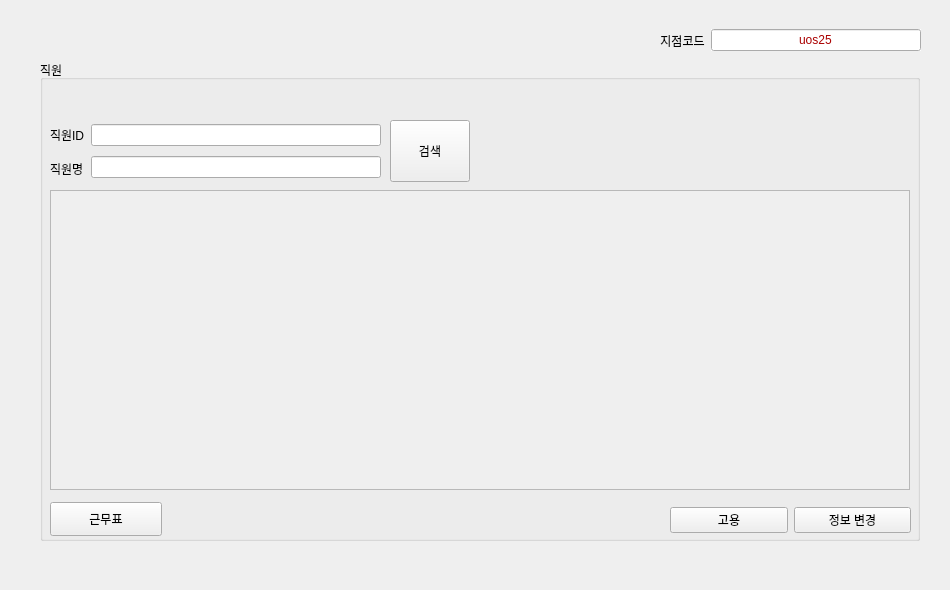
   <widget class="QWidget" name="page_2">
    <widget class="QWidget" name="widget_2" native="true">
     <property name="enabled">
      <bool>true</bool>
     </property>
     <property name="geometry">
      <rect>
       <x>0</x>
       <y>0</y>
       <width>941</width>
       <height>581</height>
      </rect>
     </property>
     <property name="autoFillBackground">
      <bool>false</bool>
     </property>
     <widget class="QWidget" name="horizontalLayoutWidget_4">
      <property name="geometry">
       <rect>
        <x>660</x>
        <y>20</y>
        <width>261</width>
        <height>41</height>
       </rect>
      </property>
      <layout class="QHBoxLayout" name="horizontalLayout_3">
       <item>
        <widget class="QLabel" name="label_14">
         <property name="enabled">
          <bool>true</bool>
         </property>
         <property name="text">
          <string>지점코드</string>
         </property>
         <property name="alignment">
          <set>Qt::AlignCenter</set>
         </property>
        </widget>
       </item>
       <item>
        <widget class="QLineEdit" name="lineEdit_4">
         <property name="enabled">
          <bool>true</bool>
         </property>
         <property name="palette">
          <palette>
           <active>
            <colorrole role="Text">
             <brush brushstyle="SolidPattern">
              <color alpha="255">
               <red>170</red>
               <green>0</green>
               <blue>0</blue>
              </color>
             </brush>
            </colorrole>
           </active>
           <inactive>
            <colorrole role="Text">
             <brush brushstyle="SolidPattern">
              <color alpha="255">
               <red>170</red>
               <green>0</green>
               <blue>0</blue>
              </color>
             </brush>
            </colorrole>
           </inactive>
           <disabled>
            <colorrole role="Text">
             <brush brushstyle="SolidPattern">
              <color alpha="255">
               <red>120</red>
               <green>120</green>
               <blue>120</blue>
              </color>
             </brush>
            </colorrole>
           </disabled>
          </palette>
         </property>
         <property name="autoFillBackground">
          <bool>true</bool>
         </property>
         <property name="text">
          <string>uos25</string>
         </property>
         <property name="alignment">
          <set>Qt::AlignCenter</set>
         </property>
         <property name="readOnly">
          <bool>true</bool>
         </property>
        </widget>
       </item>
      </layout>
     </widget>
     <widget class="QGroupBox" name="groupBox_8">
      <property name="geometry">
       <rect>
        <x>40</x>
        <y>60</y>
        <width>880</width>
        <height>481</height>
       </rect>
      </property>
      <property name="title">
       <string>직원</string>
      </property>
      <property name="flat">
       <bool>true</bool>
      </property>
      <widget class="QScrollArea" name="scrollArea">
       <property name="geometry">
        <rect>
         <x>10</x>
         <y>130</y>
         <width>860</width>
         <height>300</height>
        </rect>
       </property>
       <property name="widgetResizable">
        <bool>true</bool>
       </property>
       <widget class="QWidget" name="scrollAreaWidgetContents_5">
        <property name="geometry">
         <rect>
          <x>0</x>
          <y>0</y>
          <width>858</width>
          <height>298</height>
         </rect>
        </property>
        <widget class="QWidget" name="gridLayoutWidget">
         <property name="geometry">
          <rect>
           <x>0</x>
           <y>0</y>
           <width>861</width>
           <height>291</height>
          </rect>
         </property>
         <layout class="QGridLayout" name="gridLayout"/>
        </widget>
       </widget>
      </widget>
      <widget class="QWidget" name="horizontalLayoutWidget_22">
       <property name="geometry">
        <rect>
         <x>630</x>
         <y>440</y>
         <width>241</width>
         <height>41</height>
        </rect>
       </property>
       <layout class="QHBoxLayout" name="horizontalLayout_38">
        <item>
         <widget class="QPushButton" name="pushButton_21">
          <property name="text">
           <string>고용</string>
          </property>
         </widget>
        </item>
        <item>
         <widget class="QPushButton" name="pushButton_22">
          <property name="text">
           <string>정보 변경</string>
          </property>
         </widget>
        </item>
       </layout>
      </widget>
      <widget class="QPushButton" name="pushButton_31">
       <property name="geometry">
        <rect>
         <x>350</x>
         <y>60</y>
         <width>80</width>
         <height>62</height>
        </rect>
       </property>
       <property name="text">
        <string>검색</string>
       </property>
      </widget>
      <widget class="QWidget" name="horizontalLayoutWidget_14">
       <property name="geometry">
        <rect>
         <x>10</x>
         <y>60</y>
         <width>331</width>
         <height>63</height>
        </rect>
       </property>
       <layout class="QHBoxLayout" name="horizontalLayout_29">
        <item>
         <layout class="QVBoxLayout" name="verticalLayout_12">
          <item>
           <widget class="QLabel" name="label_24">
            <property name="enabled">
             <bool>true</bool>
            </property>
            <property name="text">
             <string>직원ID</string>
            </property>
            <property name="alignment">
             <set>Qt::AlignLeading|Qt::AlignLeft|Qt::AlignVCenter</set>
            </property>
           </widget>
          </item>
          <item>
           <widget class="QLabel" name="label_27">
            <property name="enabled">
             <bool>true</bool>
            </property>
            <property name="autoFillBackground">
             <bool>false</bool>
            </property>
            <property name="text">
             <string>직원명</string>
            </property>
            <property name="alignment">
             <set>Qt::AlignLeading|Qt::AlignLeft|Qt::AlignVCenter</set>
            </property>
           </widget>
          </item>
         </layout>
        </item>
        <item>
         <layout class="QVBoxLayout" name="verticalLayout_13">
          <item>
           <widget class="QLineEdit" name="lineEdit_20"/>
          </item>
          <item>
           <widget class="QLineEdit" name="lineEdit_21"/>
          </item>
         </layout>
        </item>
       </layout>
      </widget>
      <widget class="QPushButton" name="pushButton_48">
       <property name="geometry">
        <rect>
         <x>10</x>
         <y>442</y>
         <width>112</width>
         <height>34</height>
        </rect>
       </property>
       <property name="text">
        <string>근무표</string>
       </property>
      </widget>
     </widget>
     <zorder>groupBox_8</zorder>
     <zorder>horizontalLayoutWidget_4</zorder>
    </widget>
   </widget>
